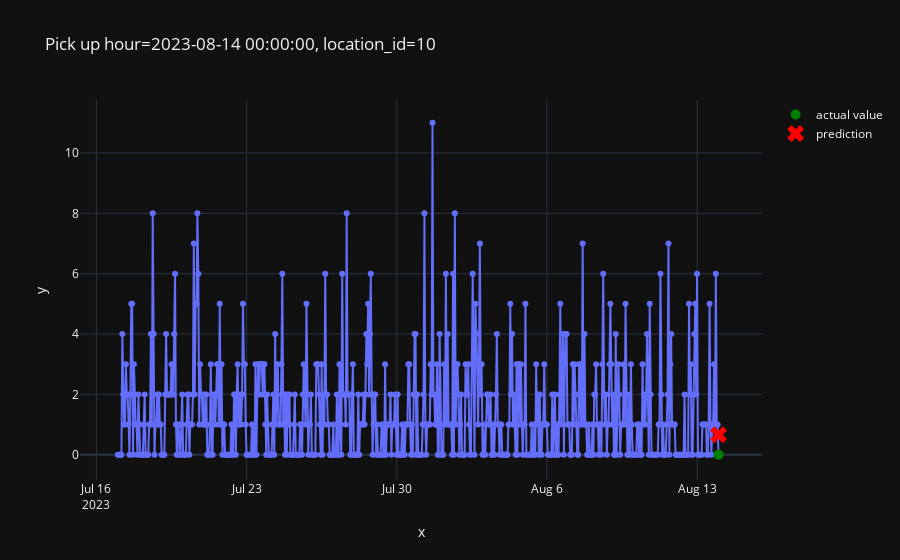

Write notebook code for a chart like this one.
### Code cell
from src.plot import plot_one_sample

plot_one_sample(
  features=X_test, 
  targets=y_test,
  example_id=2000,
  predictions=pd.Series(predictions)
)

### Figure 1 — Plotly figure (JSON) as saved in the notebook; plotly's stock layout.template omitted (floating-point values rounded to 4 significant figures; data arrays with more than 128 entries replaced by an {"elided": "..."} marker saying what was removed)
{"data": [{"hovertemplate": "x=%{x}<br>y=%{y}<extra></extra>", "legendgroup": "", "line": {"color": "#636efa", "dash": "solid"}, "marker": {"symbol": "circle"}, "mode": "lines+markers", "name": "", "orientation": "v", "showlegend": false, "type": "scatter", "x": {"elided": "673 str values"}, "xaxis": "x", "y": {"elided": "673 int values"}, "yaxis": "y"}, {"line": {"color": "green"}, "marker": {"size": 10}, "mode": "markers", "name": "actual value", "type": "scatter", "x": ["2023-08-14T00:00:00"], "y": [0]}, {"line": {"color": "red"}, "marker": {"size": 15, "symbol": "x"}, "mode": "markers", "name": "prediction", "type": "scatter", "x": ["2023-08-14T00:00:00"], "y": [0.661]}], "layout": {"legend": {"tracegroupgap": 0}, "title": {"text": "Pick up hour=2023-08-14 00:00:00, location_id=10"}, "xaxis": {"anchor": "y", "domain": [0, 1], "title": {"text": "x"}}, "yaxis": {"anchor": "x", "domain": [0, 1], "title": {"text": "y"}}}}
